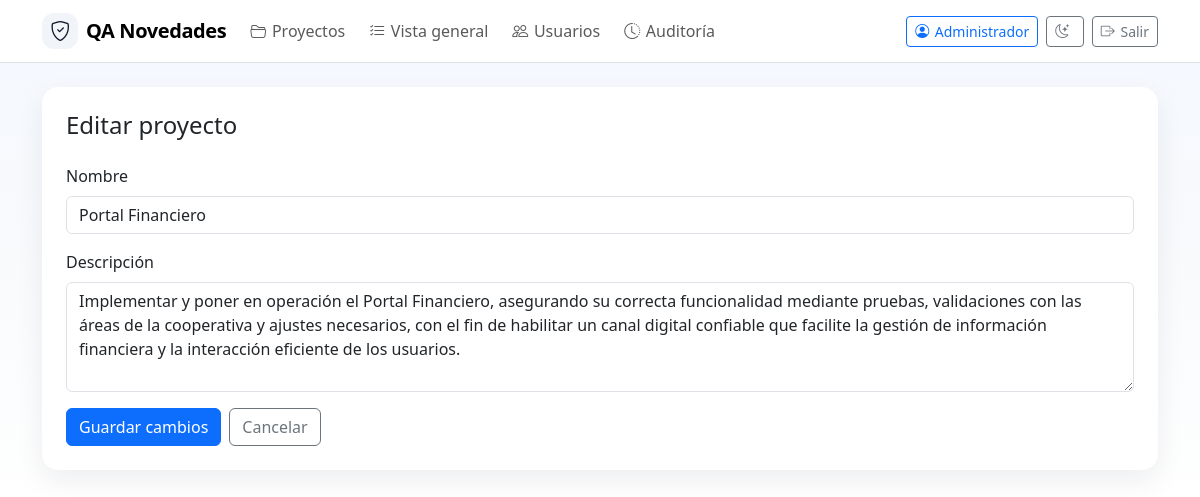
/projects/2/edit (signed in), run on the app's committed database.
### app.py (models this page shows, shortened)
class User(db.Model):
    id = db.Column(db.Integer, primary_key=True)
    username = db.Column(db.String(80), nullable=False, unique=True)
    full_name = db.Column(db.String(160), nullable=False)
    email = db.Column(db.String(180), nullable=True)
    password_hash = db.Column(db.String(255), nullable=False)
    role = db.Column(db.String(40), nullable=False, default='tester')
    is_active = db.Column(db.Boolean, nullable=False, default=True)
    must_change_password = db.Column(db.Boolean, nullable=False, default=False)
    can_create_projects = db.Column(db.Boolean, nullable=False, default=False)
    can_join_projects = db.Column(db.Boolean, nullable=False, default=True)
    can_manage_records = db.Column(db.Boolean, nullable=False, default=True)
    can_manage_users = db.Column(db.Boolean, nullable=False, default=False)
    can_view_audit = db.Column(db.Boolean, nullable=False, default=False)
    created_at = db.Column(db.DateTime, default=datetime.utcnow)
    memberships = db.relationship('ProjectMember', backref='user', lazy=True, cascade='all, delete-orphan')
    @property
    def is_admin(self) -> bool:
        return self.role == 'admin'
    @property
    def display_name(self) -> str:
        return self.full_name or self.username

class Project(db.Model):
    id = db.Column(db.Integer, primary_key=True)
    name = db.Column(db.String(120), nullable=False, unique=True)
    description = db.Column(db.Text, nullable=True)
    created_at = db.Column(db.DateTime, default=datetime.utcnow)
    updated_at = db.Column(db.DateTime, default=datetime.utcnow, onupdate=datetime.utcnow)
    created_by_id = db.Column(db.Integer, db.ForeignKey('user.id'), nullable=True)
    creator = db.relationship('User', foreign_keys=[created_by_id])
    members = db.relationship('ProjectMember', backref='project', lazy=True, cascade='all, delete-orphan')
    test_records = db.relationship('TestRecord', backref='project', lazy=True, cascade='all, delete-orphan')

### app.py (the view, shortened to what this page needs)
    @app.route('/projects/<int:project_id>/edit', methods=['GET', 'POST'])
    @login_required
    def project_edit(project_id: int):
        project = Project.query.get_or_404(project_id)
        require_project_owner(project)
        return render_template('project_edit.html', project=project)

### app.py (called while the page is built)
def login_required(view):
    from functools import wraps
    @wraps(view)
    def wrapper(*args, **kwargs):
        if not g.get('current_user'):
            return redirect(url_for('login', next=request.path))
        return view(*args, **kwargs)
    return wrapper

def is_project_creator(project: Project, user: User | None = None) -> bool:
    user = user or g.get('current_user')
    return bool(project and user and project.created_by_id == user.id)

def can_user_edit_project_details(project: Project, user: User | None = None) -> bool:
    return is_project_creator(project, user)

def require_project_owner(project: Project) -> None:
    if can_user_edit_project_details(project):
        return
    abort(403)

### templates/project_edit.html (shortened to what this page needs)
{% extends 'base.html' %}
{% block content %}
<div class="card p-4 bg-white">
  <h1 class="h4 mb-4">Editar proyecto</h1>
  <form method="post">
    <div class="mb-3">
      <label class="form-label">Nombre</label>
      <input class="form-control" name="name" value="{{ project.name }}" required>
    </div>
    <div class="mb-3">
      <label class="form-label">Descripción</label>
      <textarea class="form-control" name="description" rows="4">{{ project.description or '' }}</textarea>
    </div>
    <div class="d-flex gap-2">
      <button class="btn btn-primary">Guardar cambios</button>
      <a class="btn btn-outline-secondary" href="{{ url_for('project_detail', project_id=project.id) }}">Cancelar</a>
    </div>
  </form>
</div>
{% endblock %}

### templates/base.html (shortened to what this page needs)
<!doctype html>
<html lang="es">
<head>
  <link href="https://cdn.jsdelivr.net/npm/bootstrap@5.3.3/dist/css/bootstrap.min.css" rel="stylesheet">
  <link href="https://cdn.jsdelivr.net/npm/bootstrap-icons@1.11.3/font/bootstrap-icons.css" rel="stylesheet">
</head>
<body>
<nav class="navbar navbar-expand-lg bg-white border-bottom mb-4 sticky-top">
  <div class="container">
    <a class="navbar-brand d-flex align-items-center gap-2" href="{{ url_for('index') }}"><span class="icon-badge"><i class="bi bi-shield-check"></i></span> QA Novedades</a>
    {% if current_user %}
    <div class="navbar-nav gap-2">
      <a class="nav-link" href="{{ url_for('projects') }}"><i class="bi bi-folder2-open"></i>Proyectos</a>
      <a class="nav-link" href="{{ url_for('records') }}"><i class="bi bi-list-check"></i>Vista general</a>
      {% if current_user.is_admin or current_user.can_manage_users %}<a class="nav-link" href="{{ url_for('admin_users') }}"><i class="bi bi-people"></i>Usuarios</a>{% endif %}
      {% if current_user.is_admin or current_user.can_view_audit %}<a class="nav-link" href="{{ url_for('admin_audit') }}"><i class="bi bi-clock-history"></i>Auditoría</a>{% endif %}
    </div>
    <div class="ms-auto d-flex align-items-center gap-2 small">
      <a class="btn btn-sm btn-outline-primary" href="{{ url_for('profile') }}"><i class="bi bi-person-circle"></i>{{ current_user.display_name }}</a>
<button class="btn btn-sm btn-outline-secondary" id="themeToggle" type="button" aria-label="Cambiar tema">
</button>
      <a class="btn btn-sm btn-outline-secondary" href="{{ url_for('logout') }}"><i class="bi bi-box-arrow-right"></i>Salir</a>
    </div>
    {% endif %}
  </div>
</nav>
<div class="container pb-5">
  {% block content %}{% endblock %}
</div>
</body>
</html>

### templates/base.html (style rules this page uses)
:root { --brand: #0d6efd; --soft: #eef5ff; }
body { background: linear-gradient(180deg, #f4f8ff 0%, #f8fafc 48%, #ffffff 100%); }
.navbar-brand { font-weight: 800; letter-spacing: -.02em; }
.card { border: 0; border-radius: 1rem; box-shadow: 0 10px 28px rgba(15,23,42,.07); }
.icon-badge { width: 36px; height: 36px; display:inline-grid; place-items:center; border-radius: 12px; background: #f1f5f9; color:#0f172a; }
.nav-link .bi, .btn .bi { margin-right: .35rem; }

### data on the page
User: display_name "Administrador"
Project: name "Portal Financiero", description "Implementar y poner en operación el Portal Financiero, asegurando su correcta funcionalidad mediante pruebas, validaciones con las áreas de la cooperativa y ajustes necesarios, con el fin de habilitar un canal digital confiable que facilite la gestión de información financiera y la interacción eficiente de los usuarios."
